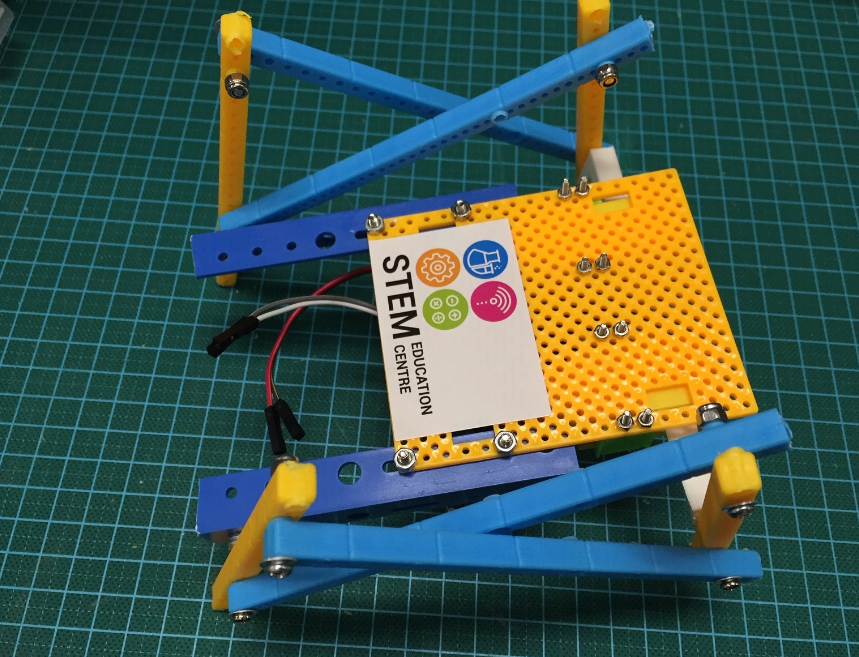
#> input picture Examples/testImg.png, 859 x 657 px
$ python 2-5_color.py
#> lines starting #> are read from the running program, lines starting #| are printed output that depends on the picture
import cv2
image = cv2.imread('testImg.png')
#> image is the input picture: shape (657, 859, 3); mean B, G, R 78.2, 88.2, 62.2

gray_image = cv2.cvtColor(image, cv2.COLOR_BGR2GRAY)
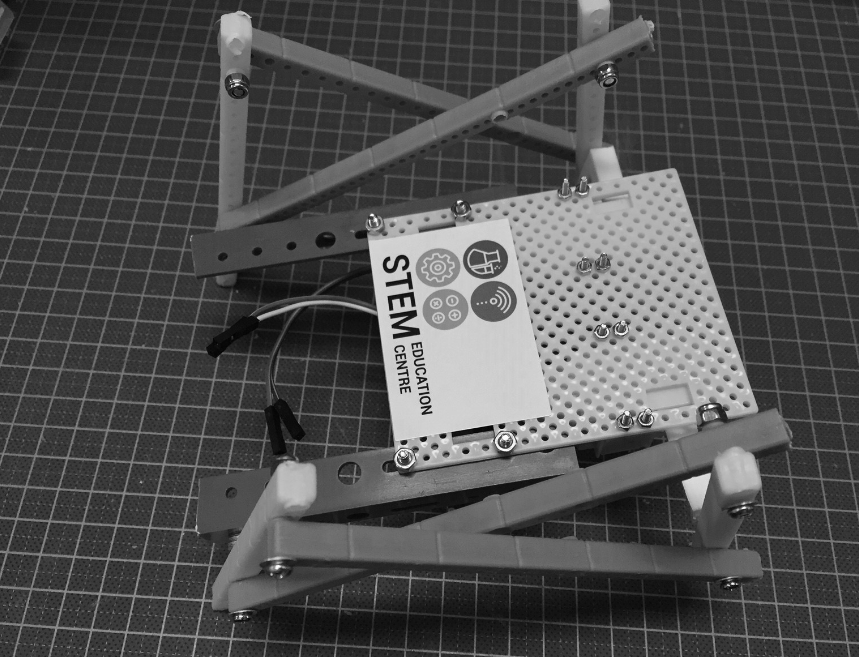
#> gray_image: shape (657, 859); min 1, max 254, mean 79.3
cv2.imwrite('gray_image.png', gray_image)

cv2.imshow('color_image', image)
cv2.imshow('gray_image', gray_image)
# Waits forever until press any key
cv2.waitKey(0)

# Closes displayed windows
cv2.destroyAllWindows()
